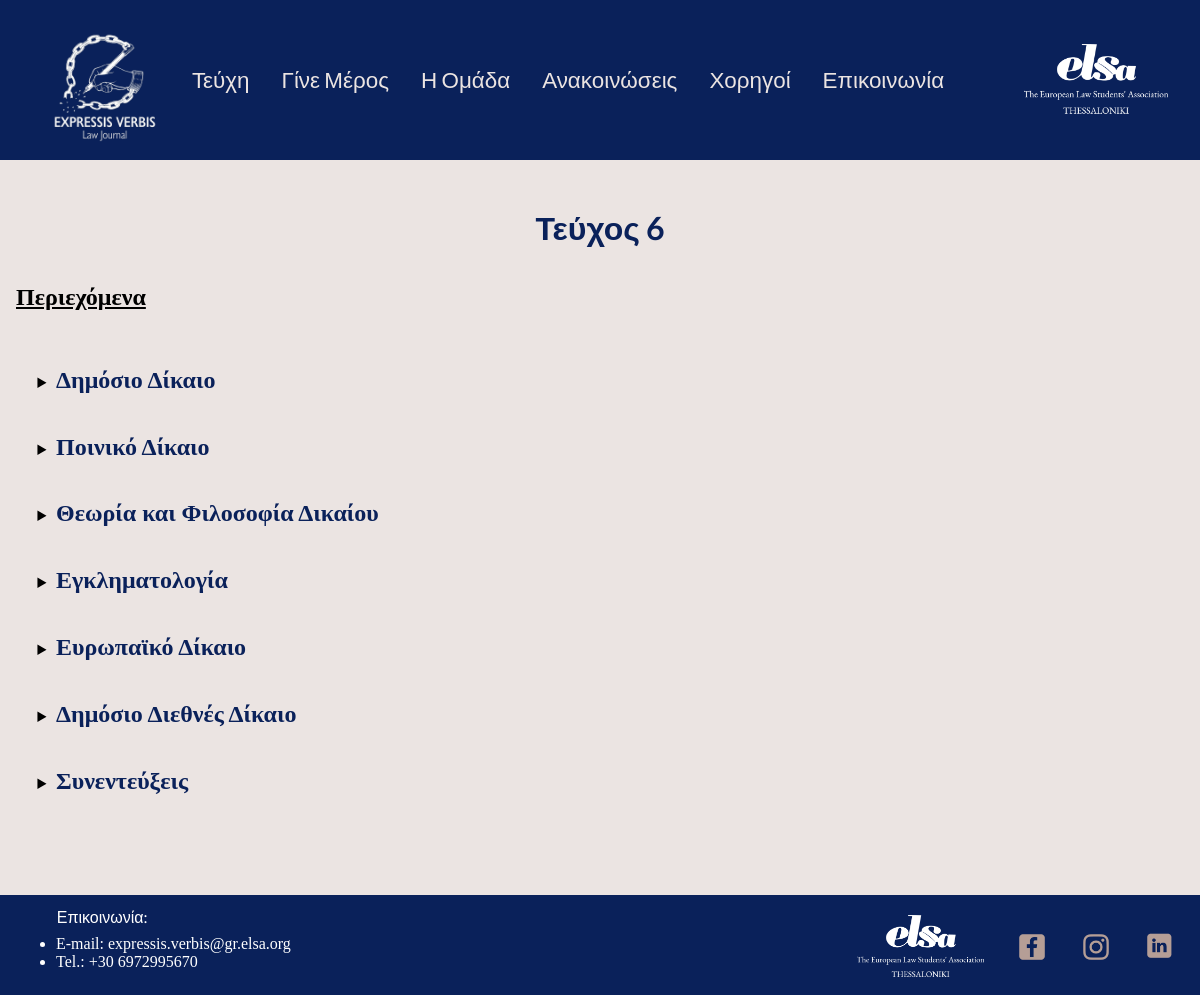
The page /issues/7/ on the database its author committed.
### ExpressisVerbisApp/models.py (models this page shows, shortened)
class Chapter(models.Model):
    name = models.CharField(max_length=255, default=None)

### ExpressisVerbisApp/views.py (the view)
# urls.py: path('issues/7/', views.latest_issue, name='latest_issue'),
def latest_issue(request):
    try:
        chapters = Chapter.objects.all()
        latest_issue = Issue.objects.order_by("-issueNumber")[0]
        articles = Article.objects.all()
    except chapter.objects.all().DoesNotExist():
        return HttpResponse(status=404)
    if request.method == 'GET':
        return render(request, 'chapters.html', {'chapters': chapters, 'articles': articles, 'latest': latest_issue})

### ExpressisVerbisApp/templates/chapters.html (shortened to what this page needs)
{% extends "base.html" %}
{% load static %}
{%block content%}
<h1 class="category-title">Τεύχος 6</h1>
<div class="chapter_main_container">
  <h2 class="chapters_tag">Περιεχόμενα</h2>
  <ul class="chapter-list">
  {% for chapter in chapters %}
    <li id="list-{{chapter.name}}">
      <h2 class="chapter_name" id="{{chapter.name}}">{{chapter.name}}</h2>
    </li>
  {% endfor %}
  </ul>
</div>
{% endblock %}

### ExpressisVerbisApp/static/css/generic_style.css (style rules this page uses)
:root { --exp-blue: #0A215A; --exp-white: #EBE4E2; --exp-lightgrey: #DCD9D6; --exp-gold: #E4CBA3; --exp-bez: #B59E96; }
* { box-sizing: border-box; }
.category-title { text-align: center; margin-top: 1.5em; color: var(--exp-blue); }
h1 { margin: 2vh 0 0 0; font-family: 'Lato', sans-serif; }
body { background-color: var(--exp-white); }

### ExpressisVerbisApp/static/css/nav_style.css (style rules this page uses)
* { box-sizing: border-box; }
body { margin: 0; padding: 0; }

### ExpressisVerbisApp/static/css/issues_style.css (style rules this page uses)
* { box-sizing: border-box; }

### ExpressisVerbisApp/static/css/sponsors_style.css (style rules this page uses)
* { box-sizing: border-box; }

### ExpressisVerbisApp/static/css/chapter_style.css (style rules this page uses)
.chapter_main_container { display: flex; flex-direction: column; padding: 1em; }
.chapter-list { list-style-type: disclosure-closed; }
.chapters_tag { justify-content: flex-start; text-decoration: underline; }
.chapter_name { color: var(--exp-blue); cursor: pointer; }

### rows shown on the page
Chapter: name "Δημόσιο Δίκαιο"
Chapter: name "Ποινικό Δίκαιο"
Chapter: name "Θεωρία και Φιλοσοφία Δικαίου"
Chapter: name "Εγκληματολογία"
Chapter: name "Ευρωπαϊκό Δίκαιο"
Chapter: name "Δημόσιο Διεθνές Δίκαιο"
Chapter: name "Συνεντεύξεις"
